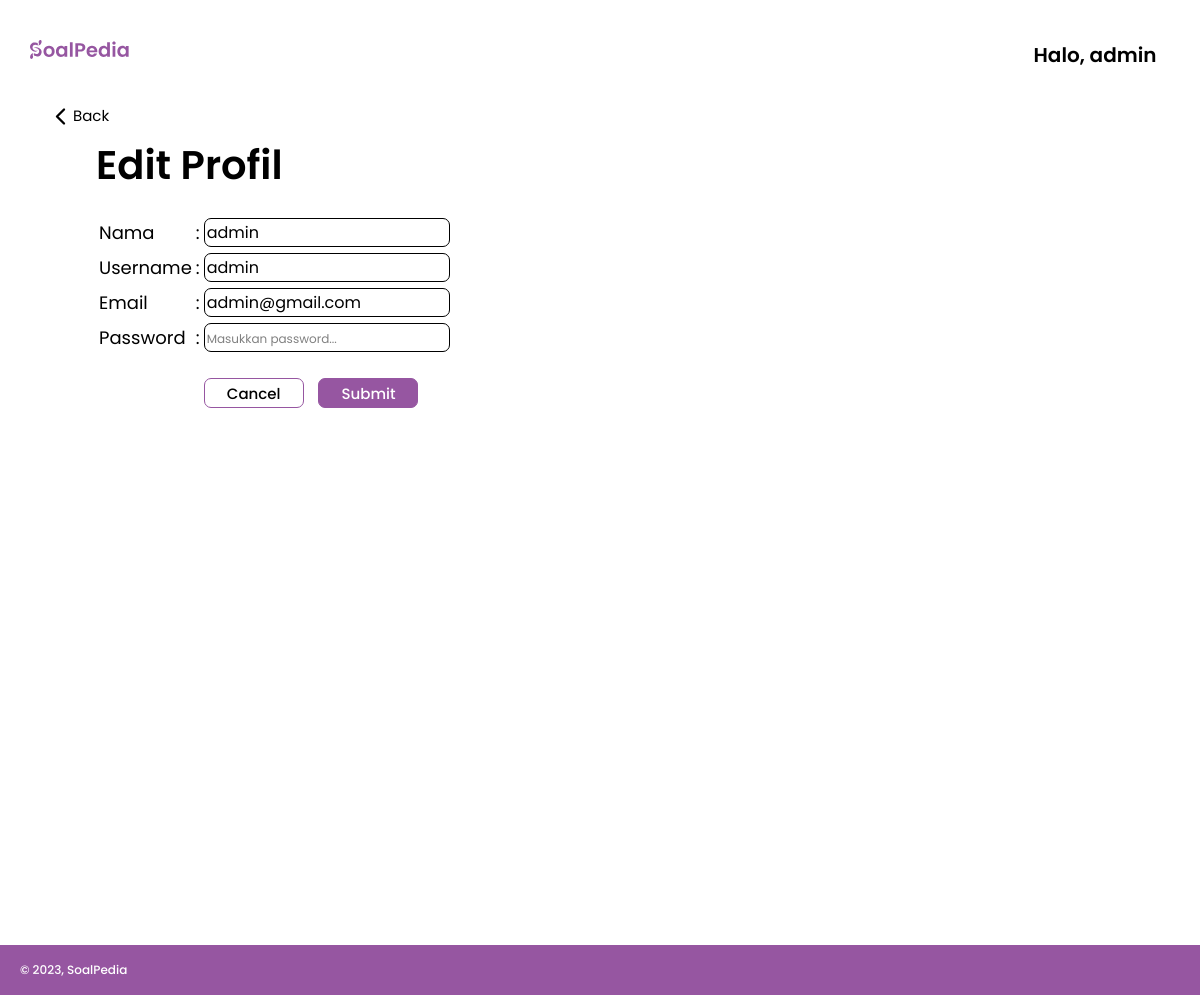
The page /mapel/edit-profil.php (signed in) on the database its author committed.
### tables this page shows
CREATE TABLE `user` (
  `id` int(11) NOT NULL,
  `email` varchar(100) NOT NULL,
  `nama` varchar(100) NOT NULL,
  `password` varchar(255) NOT NULL,
  `role` enum('siswa','guru','admin','editor') NOT NULL DEFAULT 'siswa',
  `username` varchar(50) NOT NULL
);

### mapel/edit-profil.php (the view, shortened to what this page needs)
<?php
    require_once '../config.php';
    if(!isset($_GET['id'])){
        $id = $_SESSION['id'];
    } else {
        $id = $_GET['id'];
    }
    $query = "select * from user where id = $id";
    $result = mysqli_query($mysqli, $query);
    $row = mysqli_fetch_assoc($result);
?>
<!DOCTYPE html>
<html lang="en">
<head>
    <link rel="stylesheet" href="edit-profil.css" />
</head>
<body>
    <nav class="header">
        <div class="logo1">
          <img class="logoAwal" src="../gambar/logo2.svg" alt="SoalPedia" />
        </div>
        <div class="menuAwal">
        </div>
        <div class="btnAwal">
            <a class="user" href="">Halo, <?php echo $_SESSION['username'] ?></a>
        </div>
    </nav>
    <div class="heading">
        <a href="mapel.php"><img src="../icon/back.svg" alt=""></a>
        <a href="mapel.php">Back</a>
    </div>
    <div class="main">
        <span>Edit Profil</span>
        <form action="" method="post">
            <table>
                <tr>
                    <td>Nama</td>
                    <td>:</td>
                    <td>
                        <input type="text" name="nama" placeholder="Masukkan nama..." value="<?php echo $row['nama']?>">
                    </td>
                </tr>
                <tr>
                    <td>Username</td>
                    <td>:</td>
                    <td>
                        <input type="text" name="username" placeholder="Masukkan username..." value="<?php echo $row['username']?>">
                    </td>
                </tr>
                <tr>
                    <td>Email</td>
                    <td>:</td>
                    <td>
                        <input type="text" name="email" placeholder="Masukkan email..." value="<?php echo $row['email']?>">
                    </td>
                </tr>
                <tr>
                    <td>Password</td>
                    <td>:</td>
                    <td>
                        <input type="password" name="password" placeholder="Masukkan password...">
                    </td>
                </tr>
                <tr>
                    <td></td>
                    <td></td>
                    <td>
                        <input class="cancel" type="submit" name="cancel" value="Cancel">
                        <input class="submit" type="submit" name="submit" value="Submit">
                </td>
                </tr>
            </table>
        </form>
    </div>
    <footer>
        <p class="copyRight">&copy; 2023, SoalPedia</p>
    </footer>
</body>
</html>

### mapel/edit-profil.css (style rules this page uses)
* { text-decoration: none; }
body { margin: 0; padding: 0; font-family: "Gill Sans", sans-serif, "Poppins"; text-decoration: none; }
.header { display: flex; flex-direction: row; width: 100%; }
.logo1 { width: 25%; margin-left: auto; margin-right: auto; }
.logoAwal { width: 100px; height: 100px; margin-left: 30px; }
.menuAwal { width: 50%; margin-top: 40px; margin-left: auto; margin-right: auto; justify-content: center; text-align: center; }
.btnAwal { width: 25%; text-align: center; margin-top: 40px; margin-left: auto; margin-right: auto; }
.user { font-family: "Poppins"; font-size: 20px; font-weight: 600; color: black; margin-left: 30%; }
.heading { margin-left: 4%; margin-right: auto; width: 30%; height: auto; display: flex; flex-direction: row; }
.heading a { font-family: "Poppins"; font-size: 15px; font-weight: 400; color: black; text-align: center; border: none; }
.heading img { width: 25px; height: 25px; }
.main { width: auto; height: 100vh; display: flex; flex-direction: column; margin-left: 8%; margin-right: auto; }
.main span { font-family: "Poppins"; font-size: 40px; font-weight: 600; color: black; margin-bottom: 20px; }
table tr td { font-family: "Poppins"; font-size: 18px; font-weight: 400; color: black; margin-bottom: 20px; }
table tr td input { font-family: "Poppins"; font-size: 16px; font-weight: 400; color: black; border: 1px solid black; border-radius: 7px; width: 240px; }
table tr td input::placeholder { font-family: "Poppins"; font-size: 12px; font-weight: 400; color: grey; }
.cancel { font-family: "Poppins"; font-size: 15px; font-weight: 500; color: black; border: 1px solid #9656a1; border-radius: 7px; width: 100px; height: 30px; background-color: white; margin-top: 20px; margin-right: 10px; cursor: pointer; }
.submit { font-family: "Poppins"; font-size: 15px; font-weight: 500; color: white; border: 1px solid #9656a1; border-radius: 7px; width: 100px; height: 30px; background-color: #9656a1; margin-top: 20px; cursor: pointer; }
footer { width: 100%; height: auto; padding: 10px 0; margin-top: 10px; background-color: #9656a1; justify-content: center; }
.copyRight { font-family: "Poppins"; font-size: 12px; font-weight: 500; color: white; margin: 6px 20px; }

### rows shown on the page
user: nama "admin", username "admin", email "admin@gmail.com"

### other values the page prints
$_SESSION['username'] "admin"
